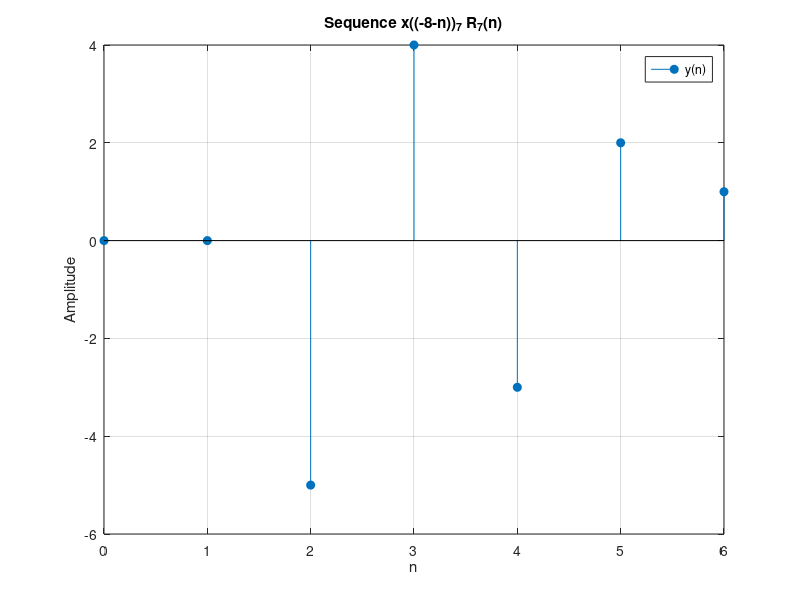

Write MATLAB code to recreate this figure.
n = 0:6;
x = [1, 2, -3, 4, -5];

x_full = zeros(1, 7);
x_full(1:length(x)) = x; 

y = zeros(1, 7);
for k = 1:length(n)
    idx = mod(-8 - n(k), 7);
    y(k) = x_full(idx + 1); 
end

figure;
stem(n, y, 'filled', 'DisplayName', 'y(n)');
xlabel('n'); 
ylabel('Amplitude'); grid on;
title('Sequence x((-8-n))_7 R_7(n)');
legend('show');
